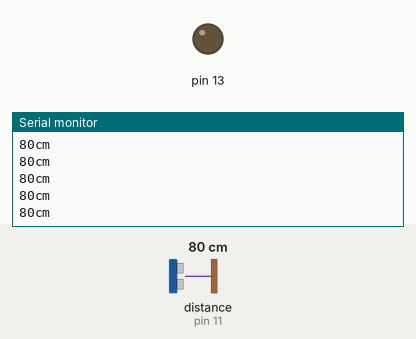
Simulated run of this sketch. Board: Arduino Uno, built with avr-gcc and run on an emulated ATmega328P. On the bench: output pins drawn as LEDs (lit = HIGH), the last lines printed to the serial monitor. Wiring (inferred from the names in the program): ultrasonic range finder: trigger pin 12; echo pin 11. Inputs (shaded band) come from the test bench; at power-on: distance to the obstacle (sensor on pin 11) 80 cm. The echo pulse lasts 58.3 µs per cm; pins used as bus, display or sensor lines are not drawn.

Above: at 1.2 s.
1.3 s: distance to the obstacle (sensor on pin 11) set to 120 cm
At 2.1 s:
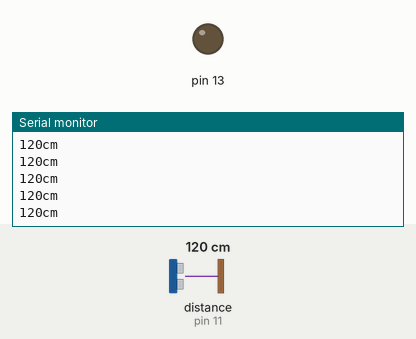
4.3 s: distance to the obstacle (sensor on pin 11) set to 299 cm
At 5.4 s:
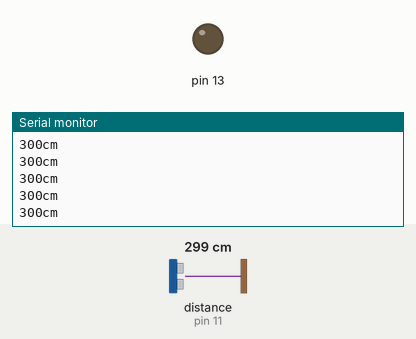
Timing chart, 0 to 7.3 s (numbered marks = the images above; inputs shaded):
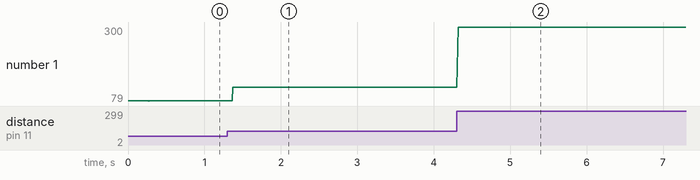

Measured:
- after the input at 1.3 s, the serial monitor: prints a new line after 0.07 s (image 1)
- after the input at 4.3 s, the serial monitor: prints a new line at once (image 2)
- plotted number 1: 80 → 120 after the input at 1.3 s, 120 → 300 after the input at 4.3 s

The sketch:

Arduino_Sensor_ultrasonico.ino
```cpp
#define trigPin 12
#define echoPin 11
long duracion, distancia;

void setup() {
  Serial.begin(9600);
  pinMode(echoPin,INPUT);
  pinMode(trigPin,OUTPUT);
  pinMode(13,1);
}
void loop() {
  digitalWrite(trigPin, LOW);
  delayMicroseconds(2);
  digitalWrite(trigPin, HIGH);
  delayMicroseconds(10);
  digitalWrite(trigPin, LOW);


  duracion = pulseIn(echoPin, HIGH);
  distancia = (duracion/2) / 29;

if (distancia >= 500 || distancia <= 0){
  Serial.println("----");
}
else {
  Serial.print(distancia);
  Serial.println("cm");
}
}
```
